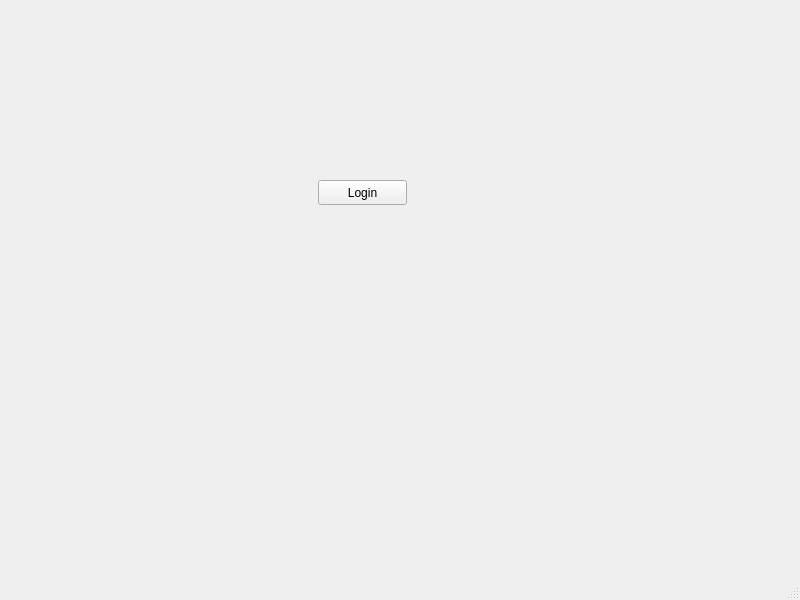
<?xml version="1.0" encoding="UTF-8"?>
<ui version="4.0">
 <class>LoginWindow</class>
 <widget class="QMainWindow" name="LoginWindow">
  <property name="geometry">
   <rect>
    <x>0</x>
    <y>0</y>
    <width>800</width>
    <height>600</height>
   </rect>
  </property>
  <property name="windowTitle">
   <string>MainWindow</string>
  </property>
  <widget class="QWidget" name="centralwidget">
   <widget class="QPushButton" name="pushButton">
    <property name="geometry">
     <rect>
      <x>318</x>
      <y>180</y>
      <width>89</width>
      <height>25</height>
     </rect>
    </property>
    <property name="text">
     <string>Login</string>
    </property>
   </widget>
  </widget>
  <widget class="QMenuBar" name="menubar">
   <property name="geometry">
    <rect>
     <x>0</x>
     <y>0</y>
     <width>800</width>
     <height>22</height>
    </rect>
   </property>
  </widget>
  <widget class="QStatusBar" name="statusbar"/>
 </widget>
 <resources/>
 <connections/>
</ui>
